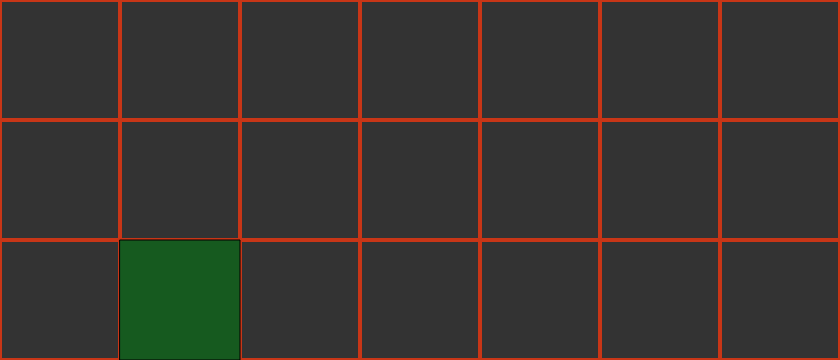
Frame 1 (no input)
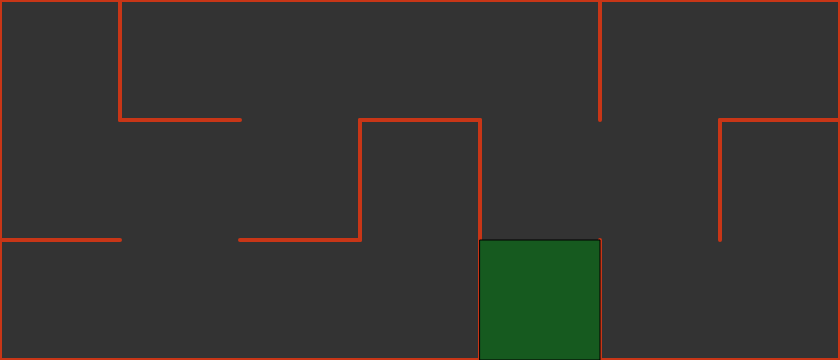
Frame 60 (no input)
Frame 120 (the mouse pressed at the canvas centre since frame 60): identical to frame 60, image omitted

The p5.js sketch that drew these frames (run headless with seeded random() and noise() and a simulated clock; from frame 60 on, the mouse is pressed at the canvas centre):

// p5.js sketch
// ── sketch.js
var Canvass;

const nx = 7;
const ny = 3;

let dx ;
let dy;

var allVertex = []
var allVWalls = [];
var allHWalls = [];
var allWalls = [];
var allFaces = [];
var checkList = [];

var currentFace;




function setup() {
    Cannvass = createCanvas(840,360);
    background(51);

    dx = width / nx;
    dy = height / ny;


    createVertex();
    createWalls();
    createFaces();
    drawWalls();

 
    currentFace = allFaces[ int(floor(random(0,ny)))   ][   int(floor(random(0,nx)))  ];
    //noLoop();
   
    
}


function draw() {
    background(51);


    nextStep();
    
    //let ix = int(floor(ny*min(abs(mouseY),height-1)/height));
    //let iy = int(floor(nx*min(abs(mouseX),width-1)/width));

    //drawWalls();
    
    //allFaces[ix][iy].show();

    



}


function createVertex(){
    // Creating vertices
    for(let i = 0; i < ny +1; i++){
        let aRow = [];
        for(let j = 0; j < nx+1; j++){
            aRow.push(createVector(j*dx,i*dy))
        }
        allVertex.push(aRow);
    }

}



function createWalls(){

    // Creating vertical walls duh! 
    for(let i = 0; i < ny ; i++){
        let aRow = [];
        for(let j = 0; j < nx + 1; j++){
            let awall = new Wall( allVertex[i][j],  allVertex[i+1][j]) ;
            aRow.push( awall );
            allWalls.push( awall );
        }
        allVWalls.push(aRow);
    }


    // Creating Horizontal walls duh! 
    for(let i = 0; i < ny + 1 ; i++){
        let aRow = [];
        for(let j = 0; j < nx; j++){
            let awall = new Wall(allVertex[i][j],  allVertex[i][j+1])
            aRow.push( awall );
            allWalls.push( awall );
        }
        allHWalls.push(aRow);
    }


}


function createFaces(){

    //Creating rooms of the maze
    for(let i = 0; i < ny; i++){
        let aRow = [];
        for(let j = 0; j < nx; j++){
            aRow.push(new Face([  allHWalls[i][j], allHWalls[i+1][j], allVWalls[i][j], allVWalls[i][j+1]  ]))
        }
        allFaces.push(aRow);
    }

}


function drawWalls(){

    
    for(let type of [allHWalls, allVWalls]){
        for(let rows of type){
            for (let wall of rows){
               wall.show();
            }
        }
    }
}


function keyPressed() {
    
    if(keyCode == DELETE){
        console.log('Animation Stopped');
        noLoop();
    }else if(key == ' '){
        nextStep();
    }
}


function nextStep(){

    drawWalls();
    currentFace.isChecked = true;
    currentFace.show();
    

    for(let wall of currentFace.walls){
        if( (!wall.isChecked) & (wall.faces.length == 2)) {
            checkList.push(wall);
        }
    }

    if(checkList.length > 0){
        while( checkList.length > 0){
            checkList = shuffle(checkList);
            tempWall = checkList.pop();
            tempWall.isChecked = true;
            if(  ! (tempWall.faces[0].isChecked & tempWall.faces[1].isChecked) ){
                tempWall.isWall = false;
                //tempWall.show();
                break;
            }
        
        }

        for(let face of tempWall.faces) {
            if(!face.isChecked) currentFace = face;
        }

        
    }
}

// ── classes.js
class Wall{

    constructor(a,b){
        this.a = a;
        this.b = b;
        this.faces = [];
        this.isWall = true;
        this.isChecked = false;
    }

    addFace(face){
        if (this.faces.length < 2) this.faces.push(face);
        else throw "Error: Trying to add more than 2 faces to an edge.";
    }


    show(){
        push();
            stroke(200,54,23);
            //if(!this.isWall) stroke(20,200,100);
            strokeWeight(4);
            if(this.isWall) line(this.a.x,this.a.y,this.b.x,this.b.y);
        pop();
    }

}


class Face{

    constructor(walls){
        this.walls = walls;
        this.isChecked = false;

        let cx = 0;
        let cy = 0
        for (let wall of walls) {
            wall.addFace(this);
            cx += wall.a.x + wall.b.x;
            cy += wall.a.y + wall.b.y;
        }
        cx /= 8;
        cy /= 8;

        this.center = createVector(cx,cy);
    }



    show(){
        
        if( this.isChecked){
            push();
                rectMode(CENTER);
                fill(22,90,31);
                rect(this.center.x,this.center.y, dx,dy);
            pop();
        }
        //for(let wall of this.walls) wall.show();
    }
}
